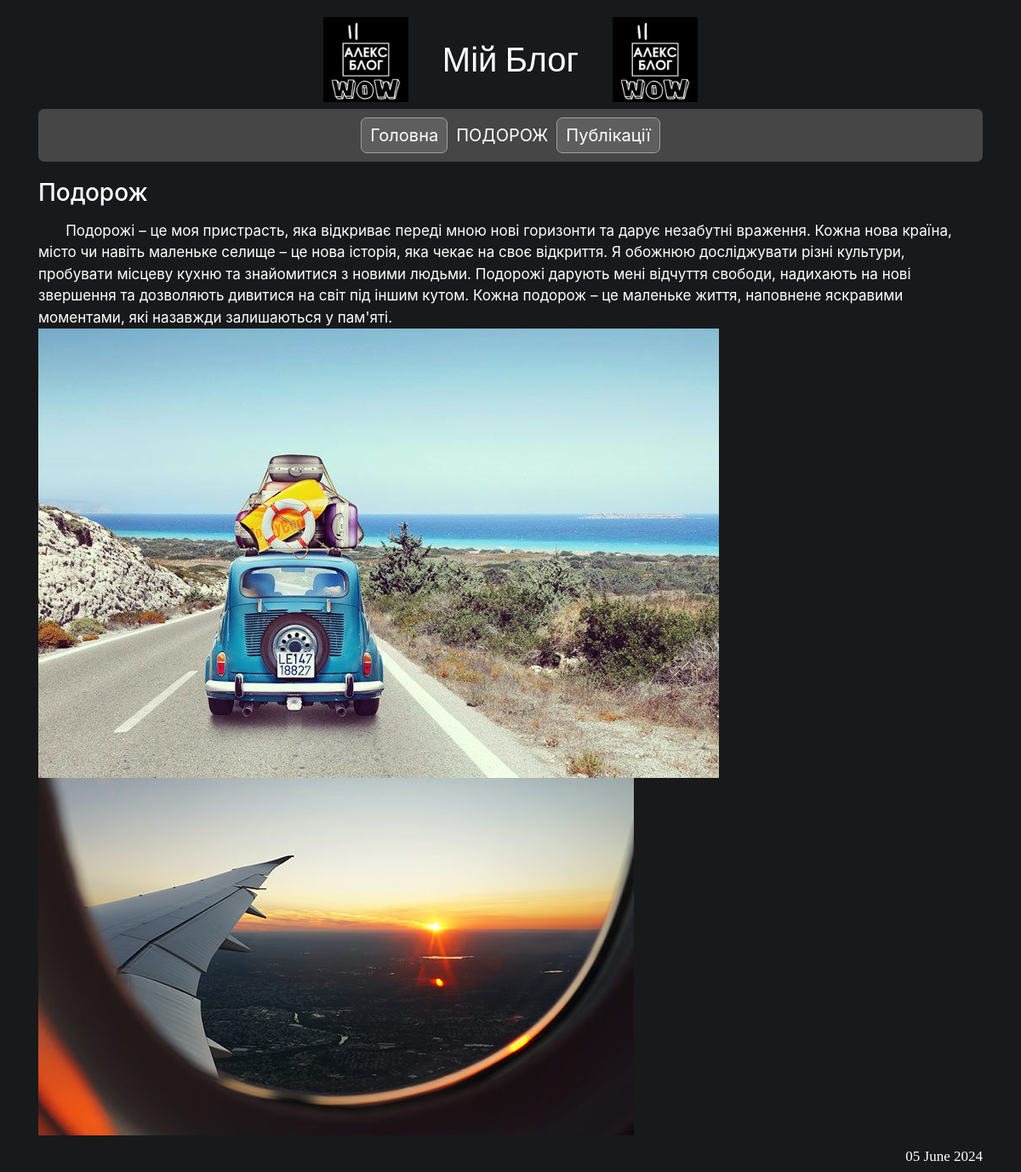
Screenshot of /articles/2024/06/05/podorozhi/ with the database file from the repository.
### app_blog/models.py (models this page shows, shortened)
class Article(models.Model):
    title = models.CharField(u'Заголовок', max_length=250, help_text=u'Максимум 250 сим.')
    description = models.TextField(blank=True, verbose_name=u'Опис')
    pub_date = models.DateTimeField(u'Дата публікації', default=timezone.now)
    slug = models.SlugField(u'Слаг', unique_for_date='pub_date')
    main_page = models.BooleanField(u'Головна', default=True, help_text=u'Показувати')
    category = models.ForeignKey(Category, related_name='articles', blank=True, null=True, verbose_name=u'Категорія', on_delete=models.CASCADE)
    objects = models.Manager()
    class Meta:
        ordering = ['-pub_date']
        verbose_name = u'Стаття'
        verbose_name_plural = u'Статті'

class ArticleImage(models.Model):
    article = models.ForeignKey(Article, verbose_name=u'Стаття',
related_name='images', on_delete=models.CASCADE)
    image = models.ImageField(u'Фото', upload_to='photos')
    title = models.CharField(u'Заголовок', max_length=250, help_text=u'Максимум 250 сим.', blank=True)
    class Meta:
        verbose_name = u'Фото для статті'
        verbose_name_plural = u'Фото для статті'

### app_blog/views.py (the view)
# urls.py: path('articles/<int:year>/<int:month>/<int:day>/<slug:slug>/', ArticleDetail.as_view(), name='news-detail'),
class ArticleDetail(DateDetailView):
    model = Article
    template_name = 'article_detail.html'
    context_object_name = 'item'
    date_field = 'pub_date'
    query_pk_and_slug = True
    month_format = '%m'
    allow_future = True
    def get_context_data(self, *args, **kwargs):
        context = super(ArticleDetail, self).get_context_data(*args, **kwargs)
        try:
            context['images'] = context['item'].images.all()
        except:
            pass
        return context

### app_blog/templates/article_detail.html (shortened to what this page needs)
{% extends "base.html" %}
{% load static %}
{% block content %}{% endblock %}

### app_blog/templates/base.html (shortened to what this page needs)
<!DOCTYPE html>
<html lang="uk">
{% load static %}
<head>
    <link rel="stylesheet" href="{% static 'css/bootstrap.min.css' %}">
    <link type="text/css" href="{% static 'css/main.css' %}" rel="stylesheet">
</head>
<body>
    <div class="container">
        <h1 class="blog-title">
            <img src="{% static 'images/blog_logo.gif' %}" alt="Логотип" class="logo">
            <span class="blog-name">Мій Блог</span>
            <img src="{% static 'images/blog_logo.gif' %}" alt="Логотип" class="logo">
        </h1>
        <div>
            <ol class="breadcrumb">
                <li><a href="/">Головна</a></li>
                <li>{{ item.title|upper }}</li>
                <li><a href="{% url 'articles-list' %}">Публікації</a></li>
            </ol>
        </div>
        {% block content %}
        {% endblock %}
    </div>
</body>
</html>

### app_blog/static/css/main.css (style rules this page uses)
body { background-image: url(''); background-color: #18191a; background-size: cover; background-repeat: no-repeat; }
div > h1 { color: #ffffff; font-family: 'Ubuntu', sans-serif; margin-top: 20px; }
body > div > div > ol > li { margin: 0 5px; }
p { margin: 0; text-indent: 3ch; color: #ffffff; }
.blog-title { display: flex; align-items: center; justify-content: center; gap: 30px; }
.logo { width: 100px; height: auto; }
.blog-name { margin: 0 10px; }
.breadcrumb { display: flex; align-items: center; justify-content: center; margin: 0 auto; background-color: #464646; padding: 10px 20px; border-radius: 7px; }
.breadcrumb li { list-style: none; margin: 0 5px; }
.breadcrumb a { display: inline-block; padding: 5px 10px; background-color: #5e5e5e; border: 1px solid #a0a0a0; border-radius: 7px; text-decoration: none; color: #ffffff; font-size: 20px; }
.breadcrumb li { color: #ffffff; font-size: 20px; }
.ar-title h3 { color: #ffffff; margin-top: 20px; }
.ar-desc h5 { font-family: Georgia, serif; color: #a1a1a1; font-size: 15px; text-align: right; }
.ar-desc p { color: #ffffff; margin-top: 15px; font-size: 17px; }

### rows the page displays
Article: title "ПОДОРОЖ", title+description+id "Подорож Подорожі – це моя пристрасть, яка відкриває переді мною нові горизонти та дарує незабутні враження. Кожна нова країна, місто чи навіть маленьке селище – це нова історія, яка чекає на своє відкриття. Я обожнюю досліджувати різні культури, пробувати місцеву кухню та знайомитися з новими людьми. Подорожі дарують мені відчуття свободи, надихають на нові звершення та дозволяють дивитися на світ під іншим кутом. Кожна подорож – це маленьке життя, наповнене яскравими моментами, які назавжди залишаються у пам'яті. 05 June 2024", title+description+id (picture)
